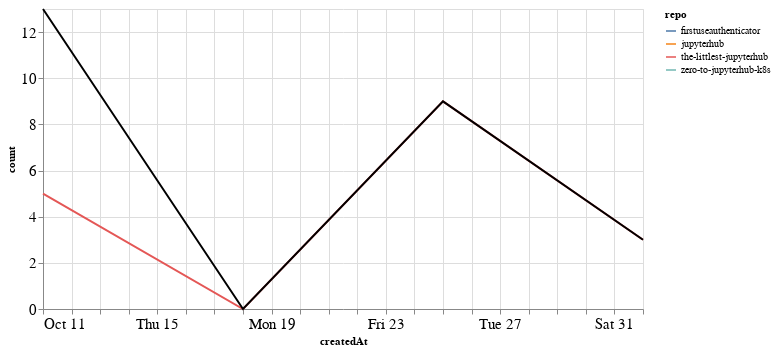

Write notebook code for a chart like this one.
### Markdown cell above
## Comments

### Code cell
comments_time = comments.groupby('repo').resample('W', on='createdAt').count()['author'].reset_index()
comments_time = comments_time.rename(columns={'author': 'count'})
comments_time_total = comments_time.groupby('createdAt').agg({"count": "sum"}).reset_index()
ch1 = alt.Chart(comments_time, width=600).mark_line().encode(
    x='createdAt',
    y='count',
    color='repo',
    tooltip="repo"
)

ch2 = alt.Chart(comments_time_total, width=600).mark_line(color="black").encode(
    x='createdAt',
    y='count',
)

ch1 + ch2

### Figure 1 — Vega-Lite specification as saved in the notebook (floating-point values rounded to 4 significant figures)
{"config": {"axisLeft": {"labelFontSize": 15}, "axisBottom": {"labelFontSize": 15}}, "layer": [{"data": {"name": "data-949a4d48a66d3db086e0c8cae155bbcf"}, "mark": "line", "encoding": {"color": {"type": "nominal", "field": "repo"}, "tooltip": {"type": "nominal", "field": "repo"}, "x": {"type": "temporal", "field": "createdAt"}, "y": {"type": "quantitative", "field": "count"}}, "width": 600}, {"data": {"name": "data-b28e97b74446707577cceecdbec3104b"}, "mark": {"type": "line", "color": "black"}, "encoding": {"x": {"type": "temporal", "field": "createdAt"}, "y": {"type": "quantitative", "field": "count"}}, "width": 600}], "$schema": "https://vega.github.io/schema/vega-lite/v4.8.1.json", "datasets": {"data-949a4d48a66d3db086e0c8cae155bbcf": [{"repo": "firstuseauthenticator", "createdAt": "2020-10-11T00:00:00", "count": 3}, {"repo": "jupyterhub", "createdAt": "2020-10-11T00:00:00", "count": 4}, {"repo": "the-littlest-jupyterhub", "createdAt": "2020-10-11T00:00:00", "count": 5}, {"repo": "the-littlest-jupyterhub", "createdAt": "2020-10-18T00:00:00", "count": 0}, {"repo": "the-littlest-jupyterhub", "createdAt": "2020-10-25T00:00:00", "count": 9}, {"repo": "the-littlest-jupyterhub", "createdAt": "2020-11-01T00:00:00", "count": 3}, {"repo": "zero-to-jupyterhub-k8s", "createdAt": "2020-10-11T00:00:00", "count": 1}], "data-b28e97b74446707577cceecdbec3104b": [{"createdAt": "2020-10-11T00:00:00", "count": 13}, {"createdAt": "2020-10-18T00:00:00", "count": 0}, {"createdAt": "2020-10-25T00:00:00", "count": 9}, {"createdAt": "2020-11-01T00:00:00", "count": 3}]}}
